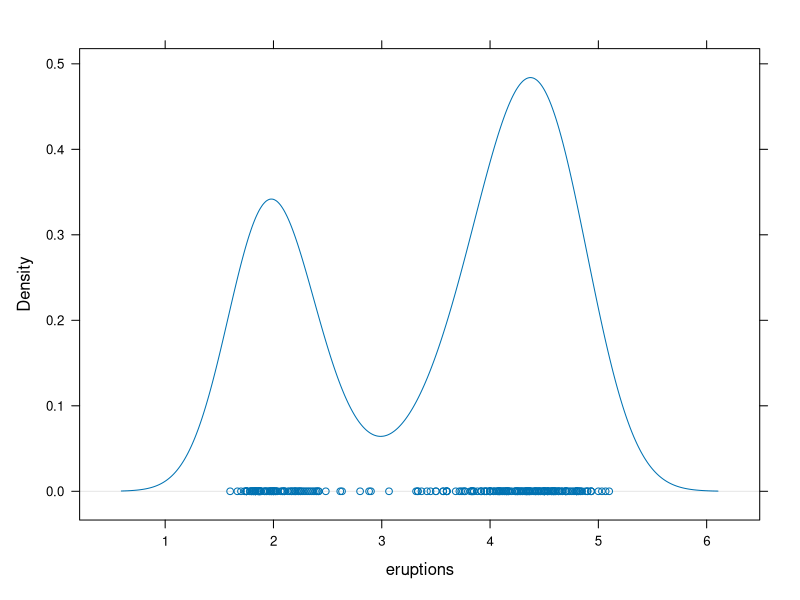
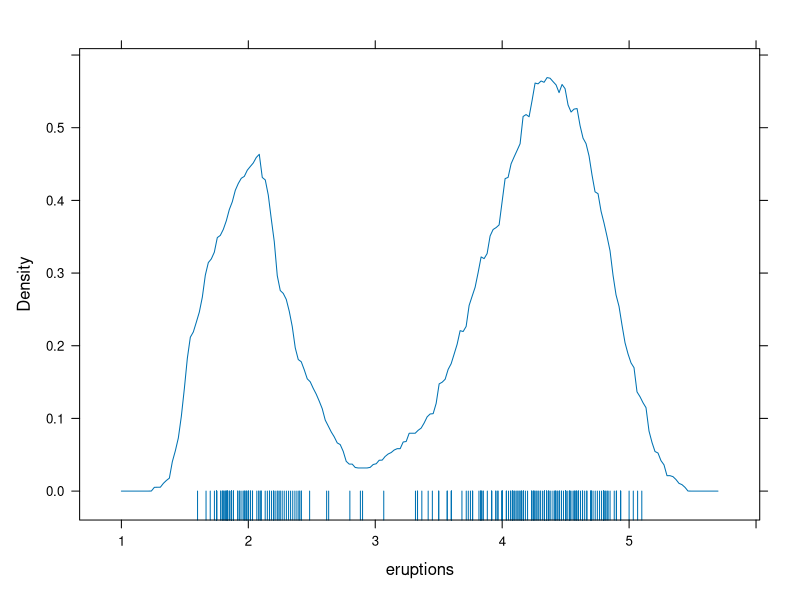
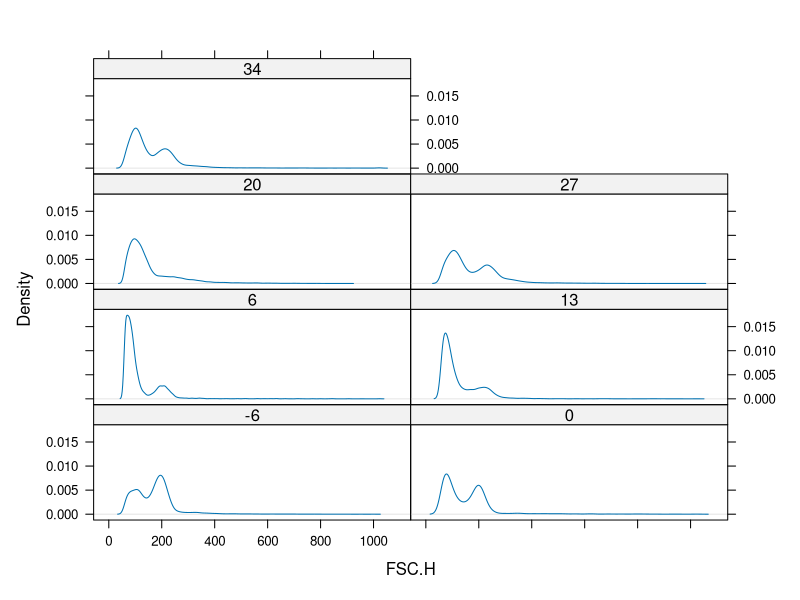
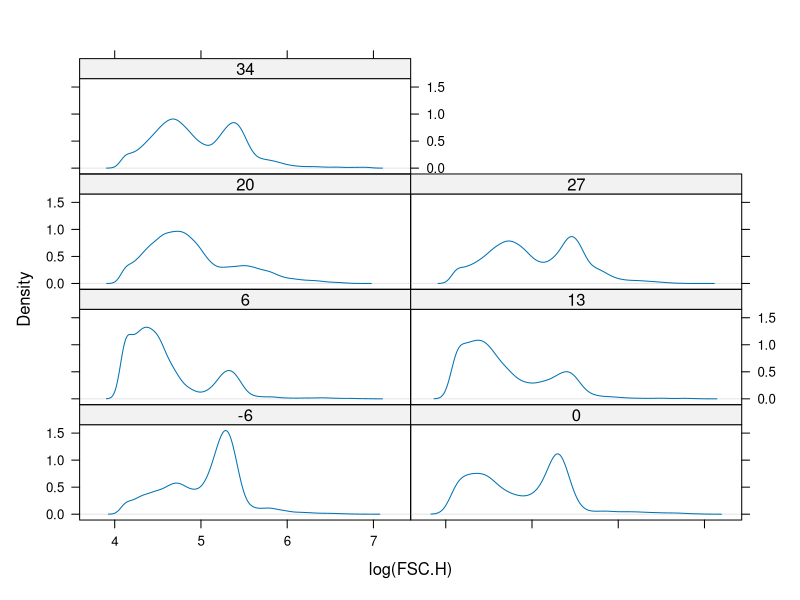
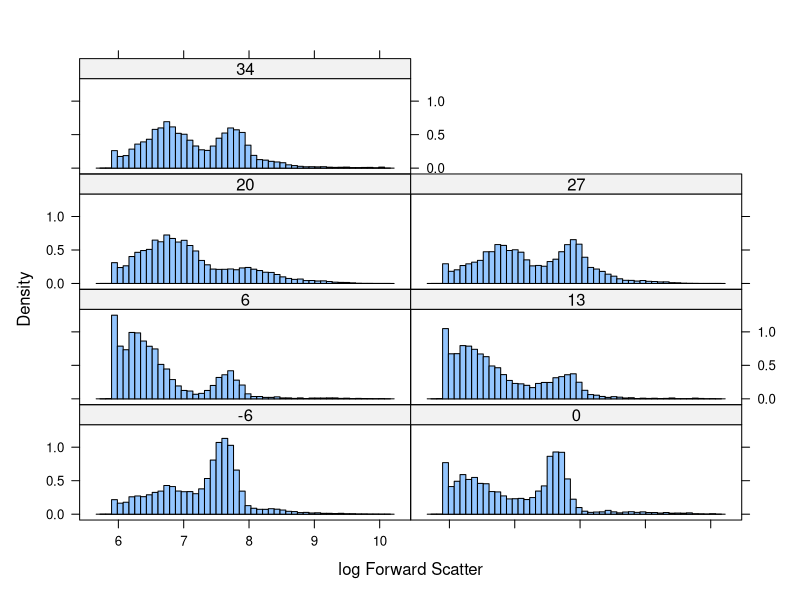

Write the R code that produced these figures, in order. (Note: this script raises an error after producing the figures.)
#**********************************************#
# Chapter 3 Visualizing Univaraite Distribution
#***********************************************#
# density plots are useful for detecting bimodality
# or multimodality


#==================#
# 3.1 Density plot
#==================#
install.packages("lattice")
library(lattice)


data("faithful")
head(faithful, 3)
densityplot(~ eruptions, data = faithful, 
            plot.points = TRUE, ref = TRUE)


# the two most important args are kern and bw
  # kern: kernel ; use rectangular kernel
  # bw: bandwidth; fixed bandwidth

densityplot(~ eruptions, data = faithful, 
            kernel = "rect", bw = 0.2,
            plot.points = "rug", n = 200)



install.packages("latticeExtra")
library(latticeExtra)

data("gvhd10")
head(gvhd10, 3)

densityplot(~ FSC.H | Days, data = gvhd10,
        plot.points = FALSE, ref = TRUE, 
        layout = c(2, 4))


densityplot(~ log(FSC.H) | Days, data = gvhd10,
            plot.points = FALSE, ref = TRUE, 
            layout = c(2, 4))



#================#
# 3.3 Histograms
#================#
# histogram()
# divide up the range of data into non-overlapping
# bins, same width
# then count the number of obs fall in them
# each bin is represented by a rectangle with the bin as its base
# the height is computed to make its area equal to the proportion of obs
# in that bin
# formally, density histogram
# type = "density"
# nint = number of interval

histogram(~ log2(FSC.H) | Days, data = gvhd10,
          xlab = "log Forward Scatter",
          type = "density", nint = 50, 
          layout = c(2, 4))

# there's a fairly distinct lower bound for 
# the obs, below which the density drops quite 
# abruptly.
# which is an inherit limitation of density plot



#=====================#
# 3.4 Normal Q-Q plots
#=====================#
library(lattice)
qqmath(~ gcsescore | factor(score), data = Chem97,
       f.value = ppoints(100))

# f.value tells qqmath() to use only 100 quantiles in each panel
# instead of the defualt of as many as there are in the data

qqmath(~ gcsescore | factor(score), data = Chem97)
# from the qq plot, a left-skewed distribution


qqmath(~ gcsescore | gender, data = Chem97, 
       groups = score, aspect = "xy",
       f.value = ppoints(100), 
       auto.key = list(space = "right"),
       xlab = "Standard Normal Quantiles",
       ylab = "Average GCSE Score")


# For both gender, higher score is associated with
# higher gcsescore
# and the variance of gcsescore decreases as score, 
#  reflected in the decreasing slope of qq plot


#------------------------------------------#
# 3.4.1 Normality and Box-Cox Transformation
#-------------------------------------------#
# Nice results follow if we can assume normality
# and equal variance
# neither of which hold in example
# simple power transformations often improve the situation considerably

# The Box-Cox transformation is a scale- and location-shifted
# version of the power transfromation, given by
# f_lambda(x) = x^lambd - 1 / lambda

  # lambda != 0
  # f0(x) =  logx

# adv: being continuous with respect to the power lambda as lambda = 0

# The optimal BOX-COX transformation can be computed by boxcox() in MASS package

install.packages("MASS")
library(MASS)

Chem97_postive <- subset(Chem97, gcsescore > 0)
bc_lg <- with(Chem97_postive, boxcox(gcsescore ~ score * gender, 
       lambda = seq(0, 5, 1/10)))

locator(1)
# $x
#[1] 2.326493

#$y
#[1] -92571.14


# so here optimal lambda (power) is compuated as 2.33
# now transform the skewed Chem97 data
Chem97_mod <- transform(Chem97, gcsescore.trans = gcsescore ^ 2.33)
Chem97_mod2 <- transform(Chem97, gcsescore.trans = (gcsescore ^ 2.33 - 1) / 2.33)

# now check the normality after transformation
head(Chem97_mod, 2)
head(Chem97_mod2, 3)

QQ_function <- function(data = data) {
  qqmath(~ gcsescore.trans | factor(score), data = data,
         f.value = ppoints(100),
         aspect = "xy", 
         auto.key = list(space = "right"),
         xlab = 'Standard Normal Quantitles',
         ylab = 'Transformed GCSE Score')
  
  qqline(y = x, add = TRUE)
  
}

QQ_function(data = Chem97_mod2)
QQ_function(data = Chem97_mod)

# pretty much the same, so just use power 2.33
# no need to use standard box-cox transformation
